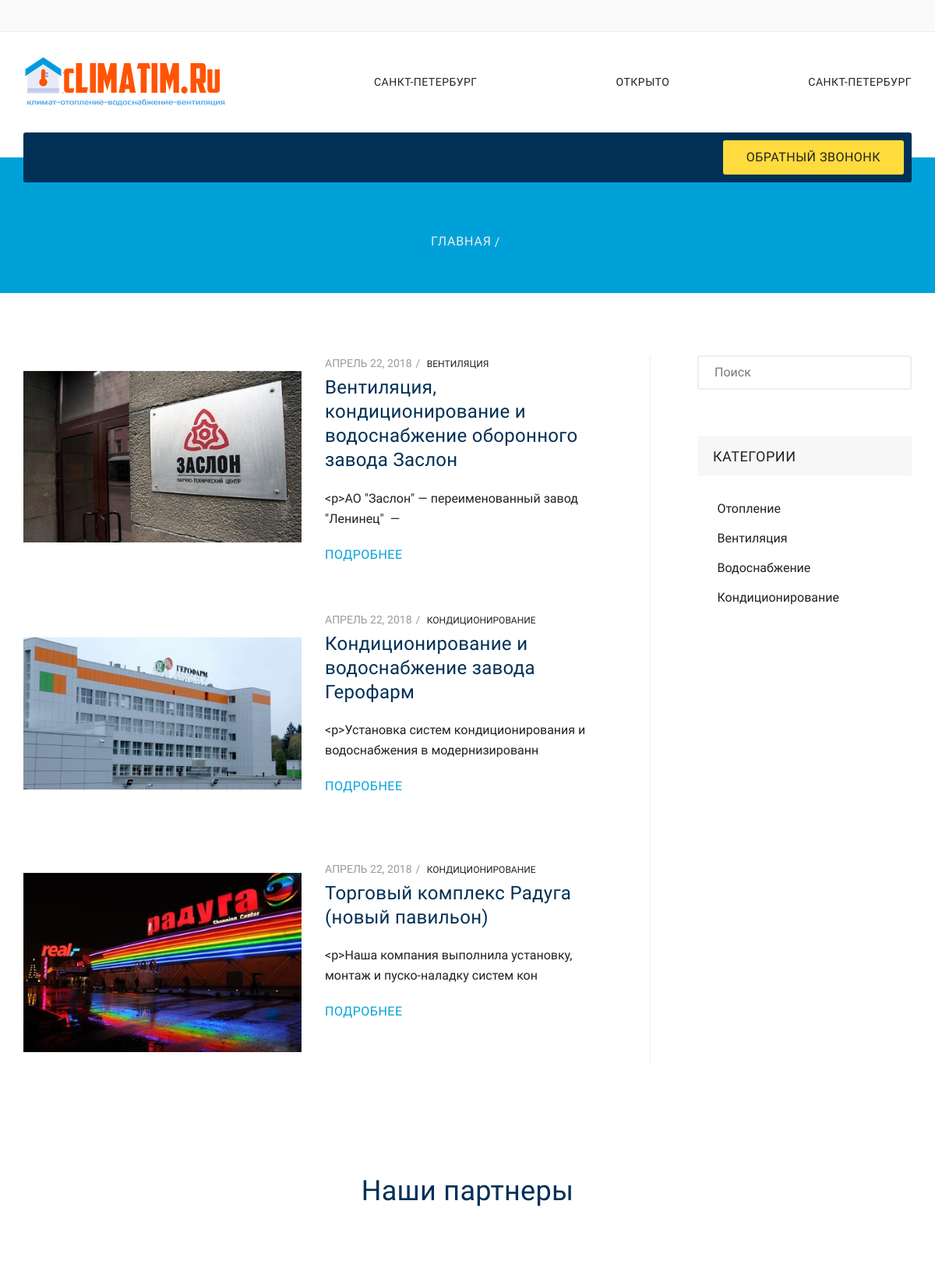
The page /projects/ (upper part) on the database as committed earlier.
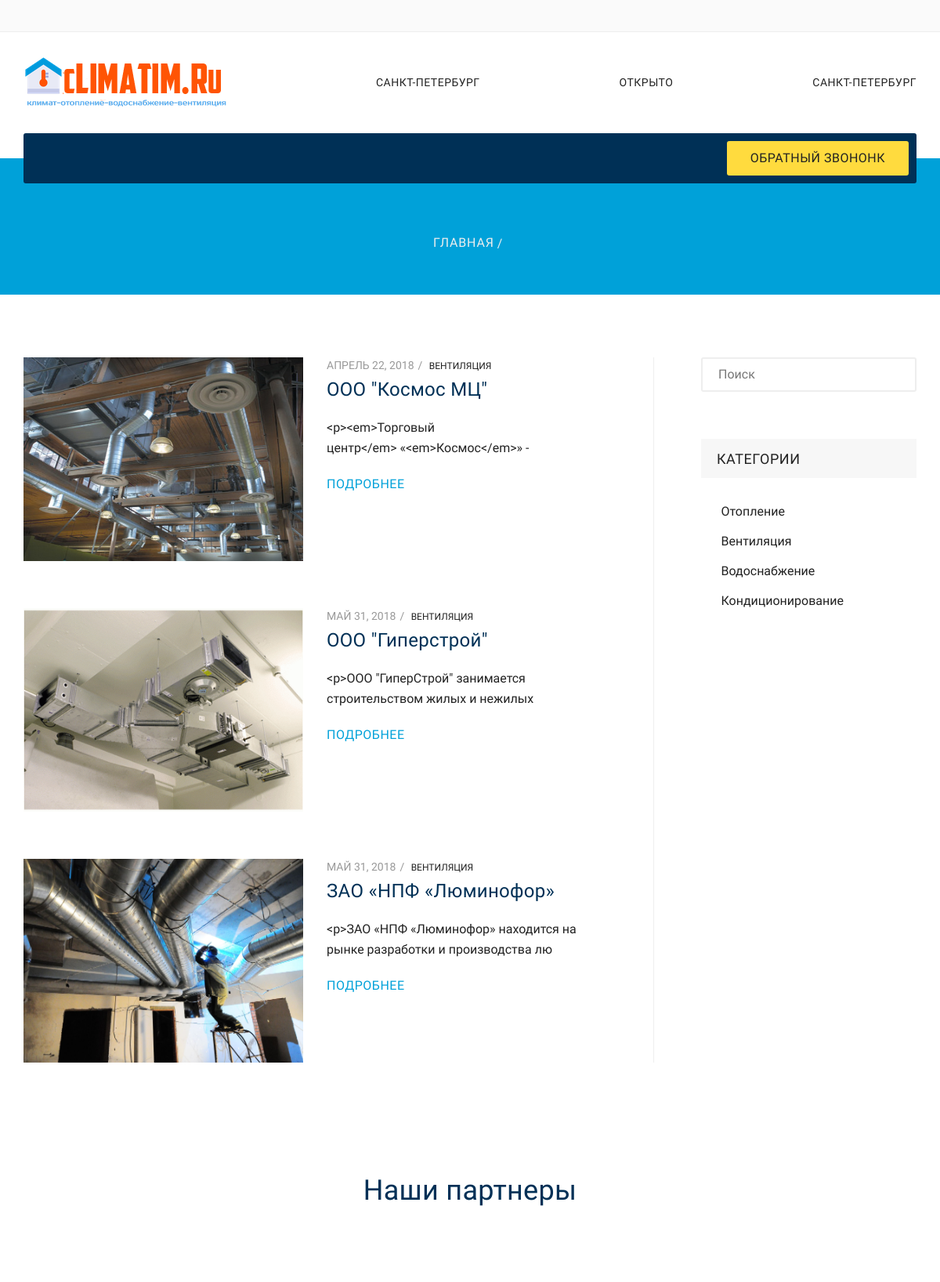
The same page on the database as committed later.
### project/models.py (models this page shows, shortened)
class Project(models.Model):
    title = models.CharField(max_length=300, verbose_name='Название')
    slug = models.SlugField(unique=True)
    category = models.ForeignKey(CategoryProject, verbose_name='Категория')
    image = models.ImageField(upload_to='project', verbose_name='Изображение')
    created = models.DateField(auto_now_add=True)
    meta_description = models.CharField(max_length=350)
    content = HTMLField()
    class Meta:
        verbose_name='Проект'
        verbose_name_plural = 'Проекты'

class CategoryProject(models.Model):
    title = models.CharField(max_length=300, verbose_name='Название')
    slug = models.SlugField(unique=False, default='sd')
    class Meta:
        verbose_name='Категория проекта'
        verbose_name_plural = 'Категории Проекта'
    def __str__(self):
        return self.title

### project/views.py (the view)
# urls.py: url(r'', ProjectList.as_view(), name="project_list"),
class ProjectList(ListView):
    model = Project
    template_name = "project/projects.html"
    context_name = 'project_list'
    def get_context_data(self, **kwargs):
        context = super(ProjectList, self).get_context_data(**kwargs)
        context['category_list'] = CategoryProject.objects.all()
        return context

### mysite/templates/project/projects.html (shortened to what this page needs)
{% extends 'base.html' %}
{% load cms_tags %}
{% block content %}
<div id="content" class="page-content-wrap">
      <div class="container">
        <div class="row flex-row">
          <main id="main" class="col-md-8 col-sm-12 sbr">
            <div class="entry-box entry-small">
              {% for item in project_list %}
              <div class="entry">
                <div class="thumbnail-attachment">
                  <a href="{% url 'projects:project_detail' slug=item.slug%}"><img src="{{item.image.url}}" alt="{{item.title}}"></a>
                </div>
                <div class="entry-body">
                  <div class="entry-meta">
                    <time class="entry-date" datetime="2016-08-27">{{item.created}}</time>
                    <a class="entry-cat">{{item.category}}</a>
                  </div>
                  <h4 class="entry-title"><a href="{% url 'projects:project_detail' slug=item.slug%}">{{item.title}}</a></h4>
                  <p>{{item.content|linebreaks|slice:":80"}}</p>
                  <a href="{% url 'projects:project_detail' slug=item.slug%}" class="info-btn">Подробнее</a>
                </div>
              </div>
              {% endfor %}
              </div>
          </main>
          <aside id="sidebar" class="col-md-4 col-sm-12 sbr">
            <div class="widget">
              <form class="search-form">
                <input type="text" placeholder="Поиск">
                <button type="button"><span class="licon-magnifier"></span></button>
              </form>
            </div>
            <div class="widget">
              <h5 class="widget-title">Категории</h5>
              <ul class="custom-list var2 type-5">
                {% for item in category_list %}
                <li>{{item}}</li>
                {% endfor %}
              </ul>
            </div>
          </aside>
        </div>
      </div>
    </div>
{% endblock %}

### mysite/templates/base.html (shortened to what this page needs)
<!doctype html>
<html lang="ru">
<head>
{% load cms_tags menu_tags sekizai_tags staticfiles thumbnail pagelist_tags %}
  <link rel="stylesheet" href="{% static 'font/demo-files/demo.css' %}">
  <link rel="stylesheet" href="{% static 'font/custom/styles.css' %}">
  <link rel="stylesheet" href="{% static 'css/custom.css' %}">
  <link rel="stylesheet" href="{% static 'plugins/fancybox/jquery.fancybox.css' %}">
  <link rel="stylesheet" href="{% static 'plugins/revolution/css/settings.css' %}">
  <link rel="stylesheet" href="{% static 'plugins/revolution/css/layers.css' %}">
  <link rel="stylesheet" href="{% static 'plugins/revolution/css/navigation.css' %}">
  <link rel="stylesheet" href="{% static 'css/bootstrap.min.css' %}">
  <link rel="stylesheet" href="{% static 'css/fontello.css' %}">
  <link rel="stylesheet" href="{% static 'css/owl.carousel.css' %}">
  <link rel="stylesheet" href="{% static 'css/style.css' %}">
  <link rel="stylesheet" href="{% static 'css/responsive.css' %}">
</head>
<body>
  <div id="wrapper" class="wrapper-container">
    <header id="header" class="header style-3 sticky-header">
      <div class="pre-header">
        <div class="container extra-width">
          <div class="flex-row flex-justify">
            <ul class="social-icons">
              <li><a href="{% static_placeholder 'vk' %}"><i class="icon-vk"></i></a></li>
              <li><a href="{% static_placeholder 'od' %}"><i class="icon-odnoklassniki"></i></a></li>
              <li><a href="{% static_placeholder 'instagram' %}"><i class="icon-instagram-5"></i></a></li>
            </ul>
          </div>
        </div>
      </div>
      <div class="top-header">
        <div class="container extra-width">
          <div class="flex-row flex-justify flex-center">
            <div class="logo-wrap">
              <a href="/" class="logo"><img src="{% static 'images/logo.png' %}" alt=""></a>
            </div>
            <ul class="contact-info">
              <li class="info-item">
                <i class="licon-rain"></i>
                <div class="item-info">
                  <span>Санкт-Петербург</span>
                </div>
              </li>
            </ul>
            <ul class="contact-info">
              <li class="info-item">
              <i class="licon-clock3"></i>
              <div class="item-info">
                <span>Открыто {% static_placeholder 'time-work' %}</span>
              </div>
            </li>
            </ul>
            <ul class="contact-info">
                <li class="info-item">
                <i class="licon-map-marker"></i>
                  <div class="item-info">
                    <span>Санкт-Петербург <br/>{% static_placeholder 'adress' %}</span>
                  </div>
                </li>
            </ul>
          </div>
        </div>
      </div>
      <div class="menu-holder">
        <div class="container extra-width">
          <div class="menu-wrap">
            <div class="nav-item flex-row flex-justify flex-center">
              <div class="search-holder">
                <button type="button" class="search-button"></button>
                <a href="/contact" class="btn btn-style-5">Обратный звононк </a>
              </div>
            </div>
          </div>
        </div>
      </div>
    </header>
    {% block bread %}
    <div class="breadcrumbs-wrap style-3">
      <div class="container">
        <ul class="breadcrumbs">
          <li><a href="index.html">Главная</a></li>
          <li>{% page_attribute "title" %}</li>
        </ul>
      </div>
    </div>
    {% endblock bread %}
    {% block content %}
    {% endblock content %}
    {% include 'includes/partners.html' %}
  </div>
</body>
</html>

### mysite/templates/includes/navbar.html (shortened to what this page needs)
{% load cms_tags menu_tags sekizai_tags %}

### mysite/templates/includes/partners.html (shortened to what this page needs)
{% load static %}
<div class="page-section type2">
<div class="container">
<div class="carousel-type-2">
<div class="content-element4 align-center">
<h2 class="section-title">Наши партнеры</h2>
</div>
</div>
</div>
</div>

### mysite/static/css/responsive.css (style rules this page uses)
@media (min-width: 992px) { #sidebar.sbr { border-left: 1px solid #eee; padding-left: 60px; } }
@media (min-width: 992px) { #main.sbr { padding-right: 60px; } }
@media (min-width: 992px) { #main.col-md-8 { width: 70%; } }
@media (min-width: 992px) { #sidebar.col-md-4 { width: 30%; } }

Rows that differ between the two databases and show on the page:
removed Project: image (picture), created "АПРЕЛЬ 22, 2018", category "ВЕНТИЛЯЦИЯ", title "Вентиляция, кондиционирование и водоснабжение оборонного завода Заслон", content "<p>АО \"Заслон\" — переименованный завод \"Ленинец\" —"
removed Project: image (picture), created "АПРЕЛЬ 22, 2018", category "КОНДИЦИОНИРОВАНИЕ", title "Кондиционирование и водоснабжение завода Герофарм", content "<p>Установка систем кондиционирования и водоснабжения в модернизированн"
changed Project: image: a different picture; category "КОНДИЦИОНИРОВАНИЕ" → "ВЕНТИЛЯЦИЯ"; title "Торговый комплекс Радуга (новый павильон)" → "ООО \"Космос МЦ\""; content "<p>Наша компания выполнила установку, монтаж и пуско-наладку систем кон" → "<p><em>Торговый центр</em> «<em>Космос</em>» -"
added Project: image (picture), created "МАЙ 31, 2018", category "ВЕНТИЛЯЦИЯ", title "ООО \"Гиперстрой\"", content "<p>ООО \"ГиперСтрой\" занимается строительством жилых и нежилых"
added Project: image (picture), created "МАЙ 31, 2018", category "ВЕНТИЛЯЦИЯ", title "ЗАО «НПФ «Люминофор»", content "<p>ЗАО «НПФ «Люминофор» находится на рынке разработки и производства лю"
